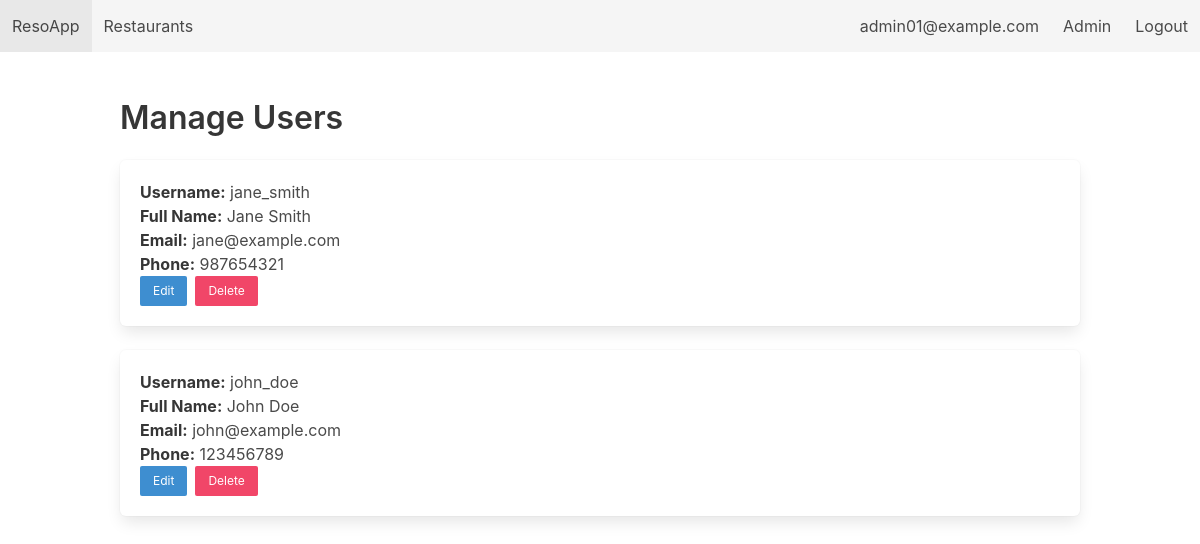
The page /admin/users (signed in) on the database as committed earlier.
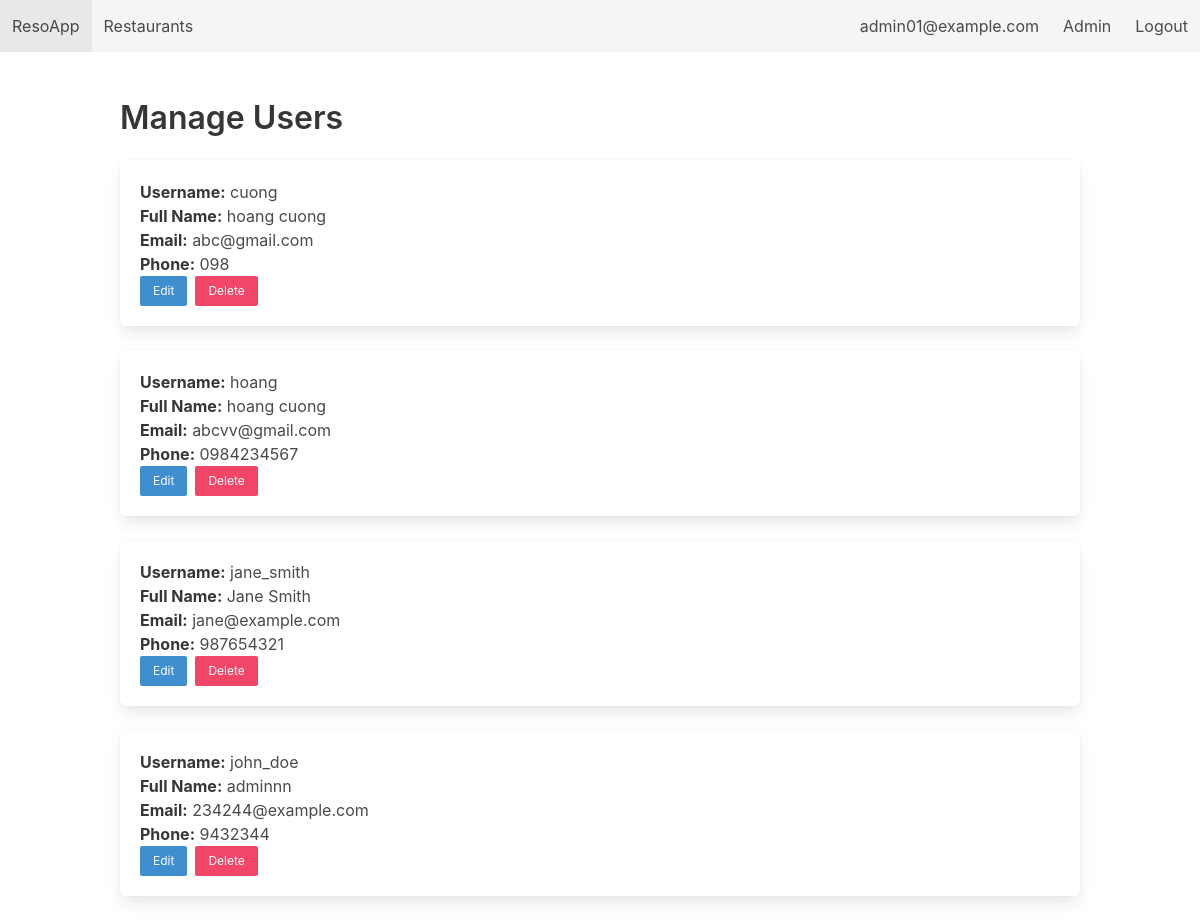
The same page on the database as committed later.
### tables this page shows
CREATE TABLE Customers (
        customer_id   INTEGER PRIMARY KEY AUTOINCREMENT,
        username      TEXT UNIQUE NOT NULL,
        password_hash TEXT NOT NULL,
        full_name     TEXT,
        email         TEXT UNIQUE NOT NULL,
        phone         TEXT,
        created_at    DATE DEFAULT (DATE('now'))
    );

### app.py (the view)
@app.route('/admin/users')
@login_required(role='admin')
def admin_manage_users():
    db = get_db()
    users = db.execute("SELECT * FROM Customers ORDER BY username ASC").fetchall()
    return render_template('admin_users.html', users=users)

### app.py (called while the page is built)
def get_db():
    if 'db' not in g:
        g.db = sqlite3.connect(DB_PATH, detect_types=sqlite3.PARSE_DECLTYPES)
        g.db.row_factory = sqlite3.Row
        g.db.execute("PRAGMA foreign_keys = ON;")
    return g.db

def login_required(role=None):
    def decorator(f):
        @wraps(f)
        def wrapper(*args, **kwargs):
            if 'user' not in session:
                flash("Please log in first.", "warning")
                return redirect(url_for('login'))
            if role == 'admin' and session.get('role') != 'admin':
                flash("Admin area. Access denied.", "danger")
                return redirect(url_for('index'))
            return f(*args, **kwargs)
        return wrapper
    return decorator

### templates/admin_users.html
{% extends "base.html" %} {% block content %}
<h2 class="title">Manage Users</h2>
{% for user in users %}
<div class="box">
  <p><strong>Username:</strong> {{ user['username'] }}</p>
  <p><strong>Full Name:</strong> {{ user['full_name'] }}</p>
  <p><strong>Email:</strong> {{ user['email'] }}</p>
  <p><strong>Phone:</strong> {{ user['phone'] }}</p>
  <div class="buttons">
    <a
      class="button is-small is-info"
      href="{{ url_for('admin_edit_user', uid=user['customer_id']) }}"
      >Edit</a
    >
    <form
      style="display: inline"
      method="post"
      action="{{ url_for('admin_delete_user', uid=user['customer_id']) }}"
      onsubmit="return confirm('Are you sure you want to delete this user? All their reservations will also be deleted.');"
    >
      <button class="button is-small is-danger">Delete</button>
    </form>
  </div>
</div>
{% else %}
<p>No customer accounts found.</p>
{% endfor %} {% endblock %}

### templates/base.html (shortened to what this page needs)
<!DOCTYPE html>
<html>
  <head>
    <link
      rel="stylesheet"
      href="https://cdn.jsdelivr.net/npm/bulma@0.9.4/css/bulma.min.css"
    />
  </head>
  <body>
    <nav class="navbar is-light" role="navigation" aria-label="main navigation">
      <div class="navbar-brand">
        <a class="navbar-item" href="{{ url_for('index') }}">ResoApp</a>
      </div>
      <div id="navbarBasicExample" class="navbar-menu">
        <div class="navbar-start">
          <a class="navbar-item" href="{{ url_for('restaurants') }}"
            >Restaurants</a
          >
        </div>
        <div class="navbar-end">
          {% if session.get('user') %}
          <a class="navbar-item" href="{{ url_for('profile') }}"
            >{{ session.get('name') }}</a
          >
          {% if session.get('role') == 'customer' %} {# Chỉ hiển thị liên kết
          này cho Customer #}
          <a class="navbar-item" href="{{ url_for('bookings') }}"
            >My Bookings</a
          >
          {% elif session.get('role') == 'admin' %}
          <a class="navbar-item" href="{{ url_for('admin_dashboard') }}"
            >Admin</a
          >
          {% endif %}
          <a class="navbar-item" href="{{ url_for('logout') }}">Logout</a>
          {% else %}
          <a class="navbar-item" href="{{ url_for('login') }}">Login</a>
          <a class="navbar-item" href="{{ url_for('register') }}">Register</a>
          {% endif %}
        </div>
      </div>
    </nav>
    <section class="section">
      <div class="container">
         {% block content %}{% endblock %}
      </div>
    </section>
  </body>
</html>

Rows that differ between the two databases and show on the page:
added Customers: username "cuong", full_name "hoang cuong", email "abc@gmail.com", phone "098"
added Customers: username "hoang", full_name "hoang cuong", email "abcvv@gmail.com", phone "0984234567"
changed Customers "john_doe": full_name "John Doe" → "adminnn"; email "john@example.com" → "234244@example.com"; phone "123456789" → "9432344"
